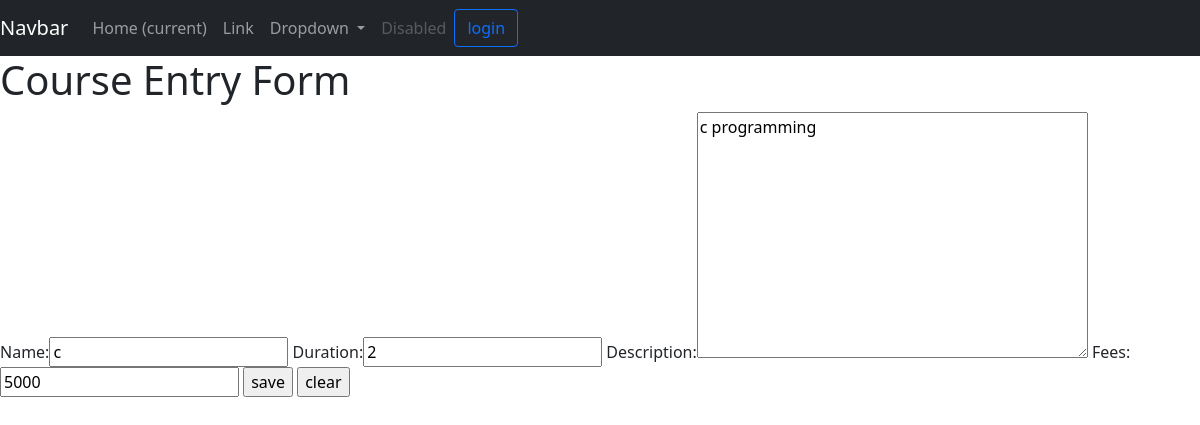
The page /course/update/6 on the database its author committed.
### course/models.py (models this page shows, shortened)
class course_master(models.Model):
    name=models.CharField(max_length=30)
    duration=models.IntegerField()
    description=models.TextField()
    fees=models.IntegerField()

### course/views.py (the view)
# urls.py: path("update/<int:pk>",views.CourseUpdateView.as_view(),name="course-update"),
class CourseUpdateView(UpdateView):
    model = course_master
    fields = '__all__'
    template_name = 'course/course_register.html'

### course/templates/course/course_register.html (shortened to what this page needs)
{% extends "course/layout.html" %}
{% block body %}
    <h1> Course Entry Form </h1>
    <form  method="post">
        {{ form }}
        <input type="submit" value="save">
        <input type="reset" value="clear">
    </form>
{% endblock %}

### rows shown on the page
course_master: name "c", duration "2", description "c programming", fees "5000"
